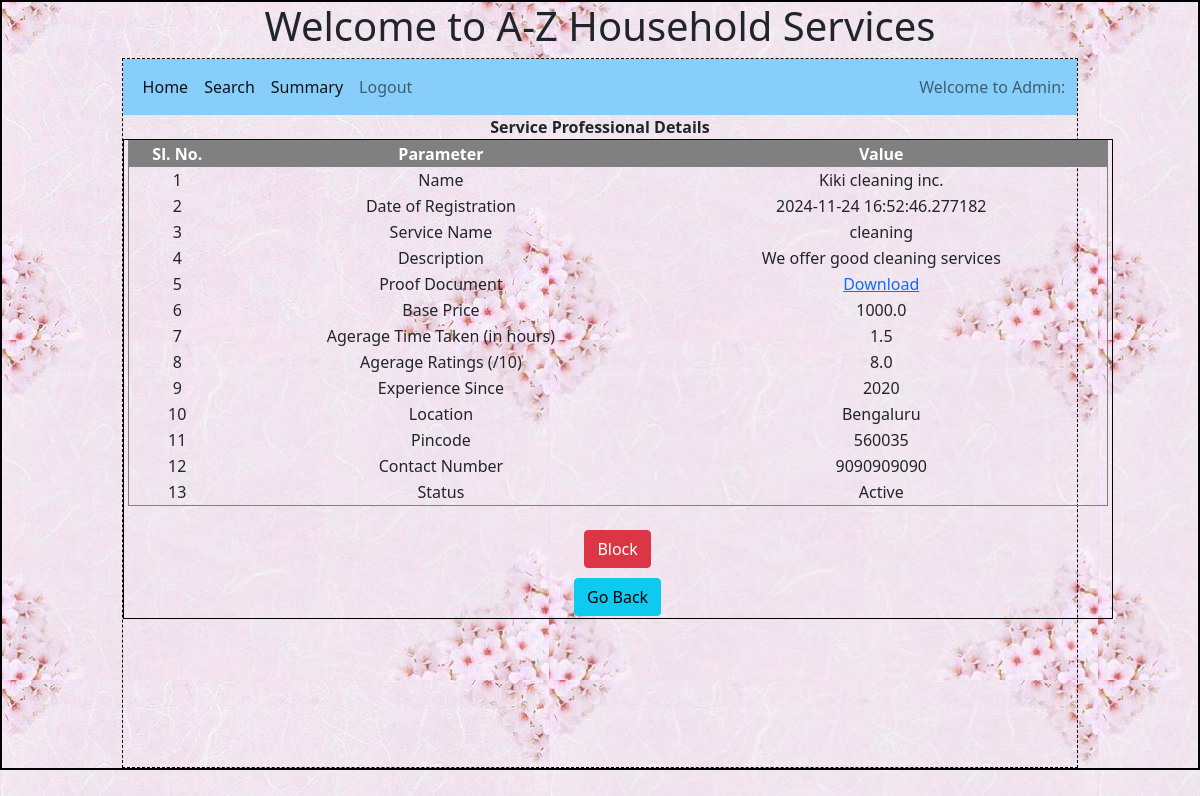
The app's page /admin/sp_details/1/2, older data.
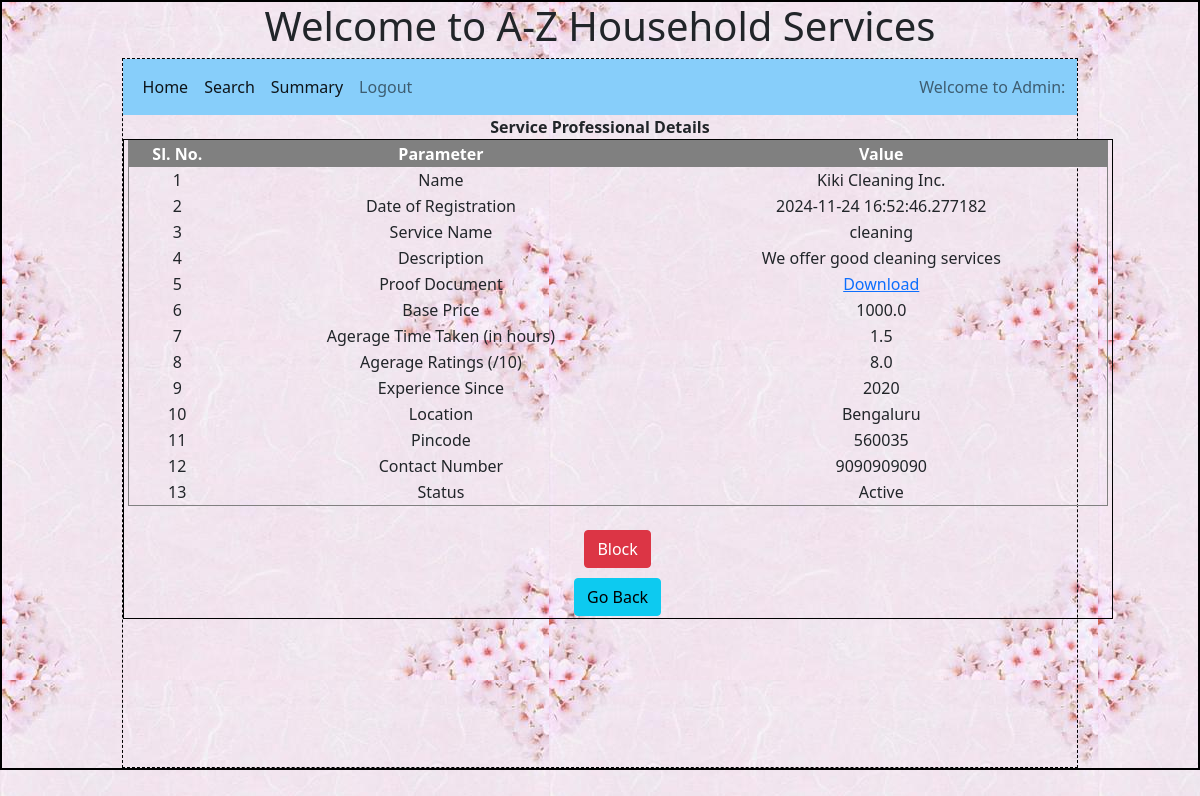
The same page, newer data.
### backend/models.py (models this page shows)
class Service_professional(db.Model):
    __tablename__ = 'service_professional' # If we do not define this, the model auto assigns name as lower case of class name
    id=db.Column(db.Integer,primary_key=True)
    email=db.Column(db.String,unique=True, nullable = False)
    name = db.Column(db.String, nullable = False)
    password = db.Column(db.String, nullable = False)
    role = db.Column(db.Integer, default =2)
    date_of_regn = db.Column(db.DateTime, default = datetime.now)
    doc_name = db.Column(db.String, nullable = False) ## TO BE UPDATED
    doc_data = db.Column(db.LargeBinary, nullable = False)
    service_name = db.Column(db.String, nullable = False)
    service_id = db.Column(db.Integer, db.ForeignKey('service.id'), nullable = False)
    description = db.Column(db.String, nullable = False)
    price = db.Column(db.Float, nullable = False)
    avg_time = db.Column(db.Float, nullable = False)
    exp_since = db.Column(db.Integer, nullable = False) # NEED TO CONFIRM on type
    location = db.Column(db.String, nullable = False)
    pin_code = db.Column(db.Integer, nullable = False)
    contact_number = db.Column(db.String, nullable = False)
    status = db.Column(db.String, default = 'Registered') # Registered - 0, Active - 1, Flagged - 2, Blocked - 3, Rejected - 4
    avg_ratings = db.Column(db.Float)
    sr = db.relationship('Service_request', cascade = 'all, delete', backref = 'service_professional', lazy = True)
    ratings = db.relationship('Rating', cascade = 'all, delete', backref = 'service_professional', lazy = True)

### backend/controllers.py (the view)
@app.route("/admin/sp_details/<sp_id>/<uname>")
def sp_details(sp_id, uname):
    sp = Service_professional.query.filter_by(id = sp_id).first()
    return render_template('sp_details.html',sp=sp, uname=uname)

### templates/sp_details.html (shortened to what this page needs)
{%extends "admin_layout.html"%}
{%block content%}
<div style="text-align: center;">
    <p style="margin: auto ;"><b>Service Professional Details</b> </p>
  </div>
  <div style="width:990px; height:480px; overflow-y:auto;margin: auto;margin-bottom: 10px; text-align: center; border: 1px solid black;">
    <table cellspacing="0" cellpadding="1" border="1" width="980" style="margin: auto;">
    <tr style="color:white;background-color:grey;text-align: center;position: sticky;">
        <th>Sl. No.</th>
        <th>Parameter</th>
        <th>Value</th>
    </tr>
    <tr>
        <td>1</td>
        <td>Name</td>
        <td>{{sp.name}}</td>
    </tr>
    <tr>
        <td>2</td>
        <td>Date of Registration</td>
        <td>{{sp.date_of_regn}}</td>
    </tr>
    <tr>
        <td>3</td>
        <td>Service Name</td>
        <td>{{sp.service_name}}</td>
    </tr>
    <tr>
        <td>4</td>
        <td>Description</td>
        <td>{{sp.description}}</td>
    </tr>
    <tr>
        <td>5</td>
        <td>Proof Document</td>
        <td><a href="/download/document/{{sp.id}}/{{uname}}">Download</a></td>
    </tr>
    <tr>
        <td>6</td>
        <td>Base Price</td>
        <td>{{sp.price}}</td>
    </tr>
    <tr>
        <td>7</td>
        <td>Agerage Time Taken (in hours)</td>
        <td>{{sp.avg_time}}</td>
    </tr>
    <tr>
        <td>8</td>
        <td>Agerage Ratings (/10)</td>
        <td>{{sp.avg_ratings}}</td>
    </tr>
    <tr>
        <td>9</td>
        <td>Experience Since</td>
        <td>{{sp.exp_since}}</td>
    </tr>
    <tr>
        <td>10</td>
        <td>Location</td>
        <td>{{sp.location}}</td>
    </tr>
    <tr>
        <td>11</td>
        <td>Pincode</td>
        <td>{{sp.pin_code}}</td>
    </tr>
    <tr>
        <td>12</td>
        <td>Contact Number</td>
        <td>{{sp.contact_number}}</td>
    </tr>
    <tr>
        <td>13</td>
        <td>Status</td>
        <td>{{sp.status}}</td>
    </tr>
    </table>
    <br>
    {%if (sp.status == 'Registered')%}
    <a href="/admin/service_professional/accept/{{sp.id}}/{{uname}}" type="button" class="btn btn-success" style="display: inline; margin-right: 2px;">Accept</a>
    <a href="/admin/service_professional/reject/{{sp.id}}/{{uname}}" type="button" class="btn btn-danger" style="display: inline; margin-left: 2px;">Reject</a>
    {%elif (sp.status == 'Active')%}
    <a href="/admin/service_professional/block/{{sp.id}}/{{uname}}" type="button" class="btn btn-danger" style="display: inline;">Block</a>
    {%elif (sp.status == 'Blocked')%}
    <a href="/admin/service_professional/accept/{{sp.id}}/{{uname}}" type="button" class="btn btn-success" style="display: inline;">Unblock</a>
    {%elif (sp.status == 'Rejected')%}
    <a href="/admin/service_professional/accept/{{sp.id}}/{{uname}}" type="button" class="btn btn-success" style="display: inline;">Accept</a>
    {%endif%}
    <br>
    <a href="/admin/{{uname}}" type="button" class="btn btn-info" style="margin-top: 10px;">Go Back</a>
</div>
{%endblock%}

Row changes from the older to the newer data that the page shows:
changed Service_professional "cleaning": name "Kiki cleaning inc." → "Kiki Cleaning Inc."
